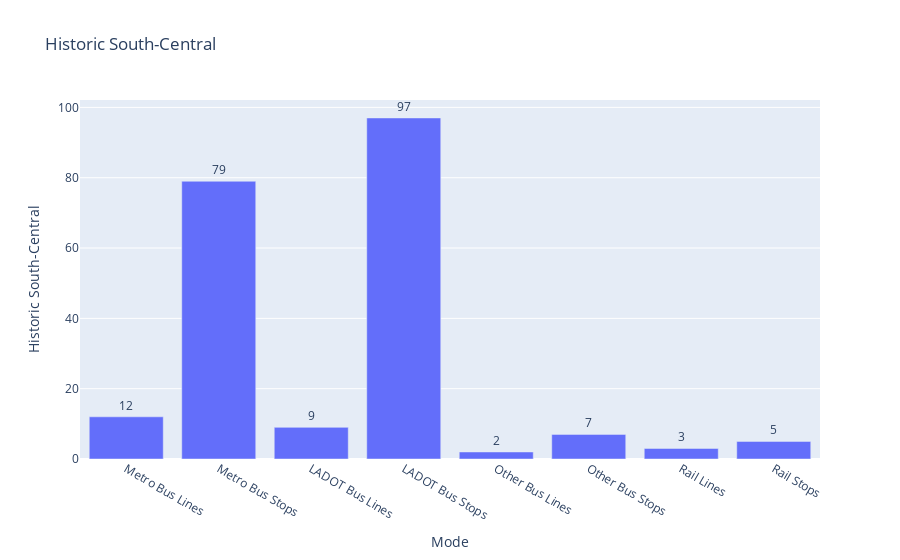

Write notebook code for a chart like this one.
### Markdown cell above
### Historic South-Central

### Code cell
fig = px.bar(df_2, x="Mode", y="Historic South-Central", title="Historic South-Central", text_auto=True)
fig.update_traces(textfont_size=12, textangle=0, textposition="outside", cliponaxis=False)
fig.show()

### Figure 1 — Plotly figure (JSON) as saved in the notebook; plotly's stock layout.template omitted (floating-point values rounded to 4 significant figures)
{"data": [{"alignmentgroup": "True", "cliponaxis": false, "hovertemplate": "Mode=%{x}<br>Historic South-Central=%{y}<extra></extra>", "legendgroup": "", "marker": {"color": "#636efa", "pattern": {"shape": ""}}, "name": "", "offsetgroup": "", "orientation": "v", "showlegend": false, "textangle": 0, "textfont": {"size": 12}, "textposition": "outside", "texttemplate": "%{y}", "type": "bar", "x": ["Metro Bus Lines", "Metro Bus Stops", "LADOT Bus Lines", "LADOT Bus Stops", "Other Bus Lines", "Other Bus Stops", "Rail Lines", "Rail Stops"], "xaxis": "x", "y": [12, 79, 9, 97, 2, 7, 3, 5], "yaxis": "y"}], "layout": {"autosize": true, "barmode": "relative", "legend": {"tracegroupgap": 0}, "title": {"text": "Historic South-Central"}, "xaxis": {"anchor": "y", "autorange": true, "domain": [0, 1], "range": [-0.5, 7.5], "title": {"text": "Mode"}, "type": "category"}, "yaxis": {"anchor": "x", "autorange": true, "domain": [0, 1], "range": [0, 102.1], "title": {"text": "Historic South-Central"}, "type": "linear"}}}
